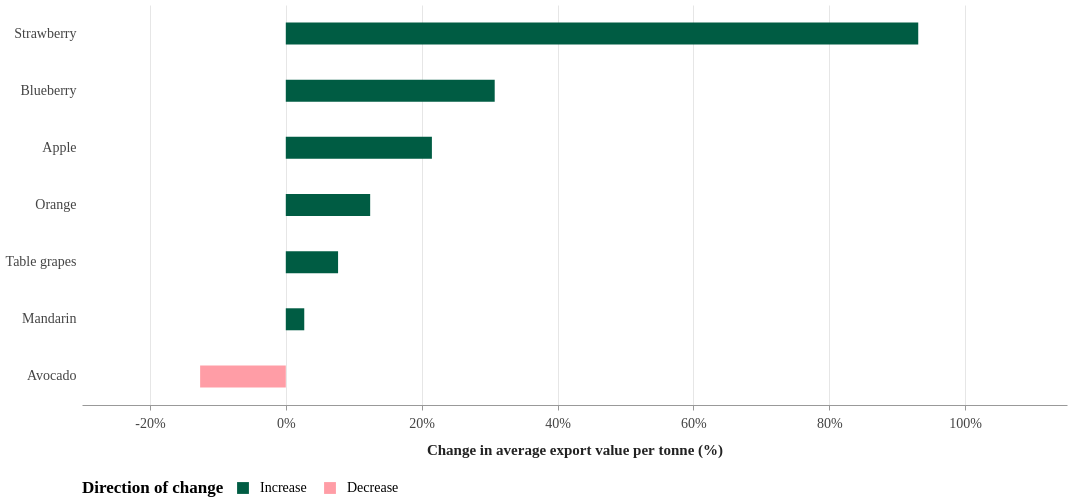

Write a Vega-Lite specification for this figure.
### Vega specification from a JSON file in a GitHub repository (floating-point values rounded to 4 significant figures)
{"$schema": "https://vega.github.io/schema/vega/v6.json", "background": "white", "padding": 5, "width": 985, "height": 400, "style": "cell", "data": [{"name": "source_0", "values": [{"Fruit": "Apple", "ExportValue2021M": "5.9", "ExportTonnes2021": "2147", "ExportValue2025M": "5.8", "ExportTonnes2025": "1737", "HandbookPage": "36"}, {"Fruit": "Avocado", "ExportValue2021M": "22", "ExportTonnes2021": "3155", "ExportValue2025M": "86.3", "ExportTonnes2025": "14162", "HandbookPage": "41"}, {"Fruit": "Blueberry", "ExportValue2021M": "8.4", "ExportTonnes2021": "342", "ExportValue2025M": "24.6", "ExportTonnes2025": "766", "HandbookPage": "53"}, {"Fruit": "Mandarin", "ExportValue2021M": "148.2", "ExportTonnes2021": "62051", "ExportValue2025M": "232.3", "ExportTonnes2025": "94689", "HandbookPage": "86"}, {"Fruit": "Orange", "ExportValue2021M": "285.1", "ExportTonnes2021": "172416", "ExportValue2025M": "321.5", "ExportTonnes2025": "172947", "HandbookPage": "91"}, {"Fruit": "Strawberry", "ExportValue2021M": "25.5", "ExportTonnes2021": "3578", "ExportValue2025M": "36.8", "ExportTonnes2025": "2674", "HandbookPage": "63"}, {"Fruit": "Table grapes", "ExportValue2021M": "460.8", "ExportTonnes2021": "120725", "ExportValue2025M": "578.6", "ExportTonnes2025": "140754", "HandbookPage": "173"}]}, {"name": "source_1", "values": [{}]}, {"name": "data_0", "source": "source_0", "transform": [{"type": "formula", "expr": "toNumber(datum.ExportValue2021M) * 1000000 / toNumber(datum.ExportTonnes2021)", "as": "Value2021"}, {"type": "formula", "expr": "toNumber(datum.ExportValue2025M) * 1000000 / toNumber(datum.ExportTonnes2025)", "as": "Value2025"}, {"type": "formula", "expr": "(datum.Value2025 / datum.Value2021 - 1) * 100", "as": "ChangePct"}, {"type": "formula", "expr": "format(datum.ChangePct, '+.1f') + '%'", "as": "ChangeLabel"}, {"type": "formula", "expr": "datum.ChangePct >= 0 ? 'Increase' : 'Decrease'", "as": "Direction"}, {"type": "formula", "expr": "'AUD ' + format(datum.Value2021, ',.0f')", "as": "Average2021Tooltip"}, {"type": "formula", "expr": "'AUD ' + format(datum.Value2025, ',.0f')", "as": "Average2025Tooltip"}, {"type": "formula", "expr": "(datum.ChangePct >= 0 ? 'Increase of ' : 'Decrease of ') + format(abs(datum.ChangePct), '.1f') + ' percent'", "as": "ChangeTooltip"}, {"type": "formula", "expr": "format(toNumber(datum.ExportTonnes2021), ',.0f') + ' tonnes'", "as": "Volume2021Tooltip"}, {"type": "formula", "expr": "format(toNumber(datum.ExportTonnes2025), ',.0f') + ' tonnes'", "as": "Volume2025Tooltip"}]}, {"name": "data_1", "source": "data_0", "transform": [{"type": "stack", "groupby": ["Fruit"], "field": "ChangePct", "sort": {"field": ["Direction"], "order": ["ascending"]}, "as": ["ChangePct_start", "ChangePct_end"], "offset": "zero"}, {"type": "filter", "expr": "isValid(datum[\"ChangePct\"]) && isFinite(+datum[\"ChangePct\"])"}]}, {"name": "data_2", "source": "source_1", "transform": [{"type": "filter", "expr": "isValid(datum[\"ChangePct\"]) && isFinite(+datum[\"ChangePct\"])"}]}], "marks": [{"name": "layer_0_marks", "type": "rule", "style": ["rule"], "from": {"data": "data_2"}, "encode": {"update": {"strokeWidth": {"value": 1}, "stroke": {"value": "#777"}, "description": {"signal": "\"Change in average export value per tonne (%): \" + (format(datum[\"ChangePct\"], \"\"))"}, "x": {"scale": "x", "value": 0}, "y": {"value": 0}, "y2": {"value": 400}}}}, {"name": "layer_1_marks", "type": "rect", "style": ["bar"], "from": {"data": "data_1"}, "encode": {"update": {"stroke": {"value": null}, "strokeWidth": {"value": 0}, "fill": {"scale": "color", "field": "Direction"}, "tooltip": {"signal": "{\"Fruit:\": isValid(datum[\"Fruit\"]) ? datum[\"Fruit\"] : \"\"+datum[\"Fruit\"], \"Average export value per tonne in 2020–21:\": isValid(datum[\"Average2021Tooltip\"]) ? datum[\"Average2021Tooltip\"] : \"\"+datum[\"Average2021Tooltip\"], \"Average export value per tonne in 2024–25:\": isValid(datum[\"Average2025Tooltip\"]) ? datum[\"Average2025Tooltip\"] : \"\"+datum[\"Average2025Tooltip\"], \"Change in average export value per tonne:\": isValid(datum[\"ChangeTooltip\"]) ? datum[\"ChangeTooltip\"] : \"\"+datum[\"ChangeTooltip\"], \"Fresh export volume in 2020–21:\": isValid(datum[\"Volume2021Tooltip\"]) ? datum[\"Volume2021Tooltip\"] : \"\"+datum[\"Volume2021Tooltip\"], \"Fresh export volume in 2024–25:\": isValid(datum[\"Volume2025Tooltip\"]) ? datum[\"Volume2025Tooltip\"] : \"\"+datum[\"Volume2025Tooltip\"]}"}, "ariaRoleDescription": {"value": "bar"}, "description": {"signal": "\"Change in average export value per tonne (%): \" + (format(datum[\"ChangePct\"], \"\")) + \"; Fruit: \" + (isValid(datum[\"Fruit\"]) ? datum[\"Fruit\"] : \"\"+datum[\"Fruit\"]) + \"; Direction of change: \" + (isValid(datum[\"Direction\"]) ? datum[\"Direction\"] : \"\"+datum[\"Direction\"]) + \"; Fruit:: \" + (isValid(datum[\"Fruit\"]) ? datum[\"Fruit\"] : \"\"+datum[\"Fruit\"]) + \"; Average export value per tonne in 2020–21:: \" + (isValid(datum[\"Average2021Tooltip\"]) ? datum[\"Average2021Tooltip\"] : \"\"+datum[\"Average2021Tooltip\"]) + \"; Average export value per tonne in 2024–25:: \" + (isValid(datum[\"Average2025Tooltip\"]) ? datum[\"Average2025Tooltip\"] : \"\"+datum[\"Average2025Tooltip\"]) + \"; Change in average export value per tonne:: \" + (isValid(datum[\"ChangeTooltip\"]) ? datum[\"ChangeTooltip\"] : \"\"+datum[\"ChangeTooltip\"]) + \"; Fresh export volume in 2020–21:: \" + (isValid(datum[\"Volume2021Tooltip\"]) ? datum[\"Volume2021Tooltip\"] : \"\"+datum[\"Volume2021Tooltip\"]) + \"; Fresh export volume in 2024–25:: \" + (isValid(datum[\"Volume2025Tooltip\"]) ? datum[\"Volume2025Tooltip\"] : \"\"+datum[\"Volume2025Tooltip\"])"}, "x": {"scale": "x", "field": "ChangePct_end"}, "x2": {"scale": "x", "field": "ChangePct_start"}, "yc": {"scale": "y", "field": "Fruit", "band": 0.5}, "height": {"value": 22}}}}], "scales": [{"name": "x", "type": "linear", "domain": {"fields": [[0], {"data": "data_1", "field": "ChangePct_start"}, {"data": "data_1", "field": "ChangePct_end"}]}, "range": [0, {"signal": "width"}], "domainMax": {"signal": "width < 350 ? 160 : 115"}, "domainMin": -30, "nice": false, "zero": true}, {"name": "y", "type": "band", "domain": {"data": "data_0", "field": "Fruit", "sort": {"op": "sum", "field": "ChangePct", "order": "descending"}}, "range": [0, {"signal": "height"}], "paddingInner": 0.1, "paddingOuter": 0.05}, {"name": "color", "type": "ordinal", "domain": ["Increase", "Decrease"], "range": ["#005C43", "#ff9da6"]}], "axes": [{"scale": "x", "orient": "bottom", "values": [-20, 0, 20, 40, 60, 80, 100], "gridScale": "y", "grid": true, "domain": false, "labels": false, "aria": false, "maxExtent": 0, "minExtent": 0, "ticks": false, "zindex": 0, "labelFontSize": {"signal": "14 * typographyScale"}, "titleFontSize": {"signal": "15 * typographyScale"}, "titleFont": "'Source Sans 3'", "labelFont": "'Source Sans 3'", "labelOverlap": "greedy", "labelSeparation": 8, "labelFontWeight": 400, "titleFontWeight": {"signal": "650"}, "titlePadding": {"signal": "12 * typographyScale"}, "labelPadding": {"signal": "6 * typographyScale"}}, {"scale": "x", "orient": "bottom", "grid": false, "title": "Change in average export value per tonne (%)", "titlePadding": {"signal": "12 * typographyScale"}, "values": [-20, 0, 20, 40, 60, 80, 100], "labelFlush": true, "labelFont": "'Source Sans 3'", "labelFontSize": {"signal": "14 * typographyScale"}, "labelFontWeight": 400, "labelOverlap": "greedy", "labelPadding": {"signal": "6 * typographyScale"}, "labelSeparation": 8, "titleFont": "'Source Sans 3'", "titleFontSize": {"signal": "15 * typographyScale"}, "titleFontWeight": {"signal": "650"}, "encode": {"labels": {"update": {"text": {"signal": "datum.value + '%'"}}}}, "zindex": 0}, {"scale": "y", "orient": "left", "grid": false, "domain": false, "labelLimit": 100, "labelPadding": {"signal": "6 * typographyScale"}, "ticks": false, "labelFont": "'Source Sans 3'", "labelFontSize": {"signal": "14 * typographyScale"}, "labelFontWeight": 400, "labelOverlap": "greedy", "labelSeparation": 8, "titleFont": "'Source Sans 3'", "titleFontSize": {"signal": "15 * typographyScale"}, "titleFontWeight": {"signal": "650"}, "titlePadding": {"signal": "12 * typographyScale"}, "zindex": 0}], "legends": [{"columnPadding": 16, "columns": 2, "direction": "horizontal", "labelOffset": {"signal": "10 * typographyScale"}, "offset": 24, "orient": "bottom", "symbolSize": 140, "symbolStrokeWidth": 0, "symbolType": "square", "title": "Direction of change", "titleLimit": 180, "titleOrient": "left", "titlePadding": {"signal": "12 * typographyScale"}, "fill": "color", "encode": {"symbols": {"update": {"stroke": {"value": null}}}}, "labelFontSize": {"signal": "14 * typographyScale"}, "titleFontSize": {"signal": "17 * typographyScale"}, "titleFont": "'Source Sans 3'", "labelFont": "'Source Sans 3'", "labelFontWeight": 400, "titleFontWeight": {"signal": "650"}, "rowPadding": {"signal": "12 * typographyScale"}}], "config": {"axis": {"gridColor": "#e6e6e6", "labelColor": "#444", "titleColor": "#222", "domainColor": "#999", "tickColor": "#999"}, "legend": {"layout": {"anchor": "start"}}, "style": {"guide-label": {"font": "Arial"}, "guide-title": {"font": "Arial"}, "group-title": {"font": "Arial"}, "group-subtitle": {"font": "Arial"}, "cell": {"stroke": null}, "text": {"font": "Arial"}}}, "usermeta": {"source": "Australian Horticulture Statistics Handbook 2024/25, fresh-fruit five-year comparison tables", "method": "Nominal fresh export value (AUD million × 1,000,000) divided by fresh export tonnes. Percentage change compares 2020–21 and 2024–25. Rounded source values yield approximate results. Bananas excluded: no recorded fresh exports."}, "signals": [{"name": "typographyScale", "value": 1}]}
